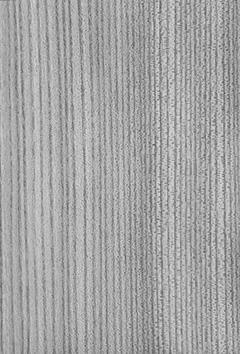
#> input picture A.png, 240 x 354 px
$ python DFT.py
#> lines starting #> are read from the running program, lines starting #| are printed output that depends on the picture
# -*- coding: utf-8 -*-
"""
Created on Thu Oct 14 14:32:55 2021

@author: Godkun3zz
"""

import numpy as np
import cv2 as cv

def Dft(raw,new):
#> called with raw = 'A.png', new = 'A_dft.png'
    pic = cv.imread(raw,cv.IMREAD_GRAYSCALE)
#> pic is the input picture: shape (354, 240); min 69, max 226, mean 164.8
    h = pic.shape[0]
#> h = 354
    w = pic.shape[1]
#> w = 240
    emptyImage=np.zeros((h,w),dtype=complex)
    r_matrix=np.zeros((w,w),dtype=complex)
    l_matrix=np.zeros((h,h),dtype=complex)
    for i in range(w):
        for j in range(w):
            r_matrix[i,j]=np.exp(-2j*np.pi*i*j/w)
    for i in range(h):
        for j in range(h):
            l_matrix[i,j]=np.exp(-2j*np.pi*i*j/h)
    pic=pic.dot(r_matrix)
    emptyImage=l_matrix.dot(pic)
    emptyImage=np.fft.fftshift(emptyImage)
    emptyImage=np.log(1+np.abs(emptyImage))
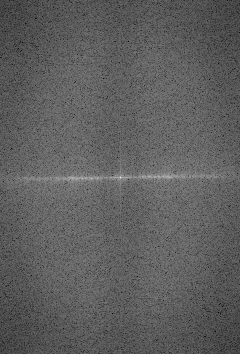
#> emptyImage: shape (354, 240) float64; min 2.69, max 16.45, mean 7.81; drawn with min black and max white
    cv.imwrite(new,emptyImage)

def main():
    raw1 = "A.png"
    new1 = "A_dft.png"
    raw2 = "B.png"
    new2 = "B_dft.png"
    raw3 = "C.png"
    new3 = "C_dft.png"
    raw4 = "D.png"
    new4 = "D_dft.png"
    Dft(raw1,new1)
    Dft(raw2,new2)
    Dft(raw3,new3)
    Dft(raw4,new4)
if __name__ =='__main__':
#> (the run stopped early here; a loop or call above may not have finished)
